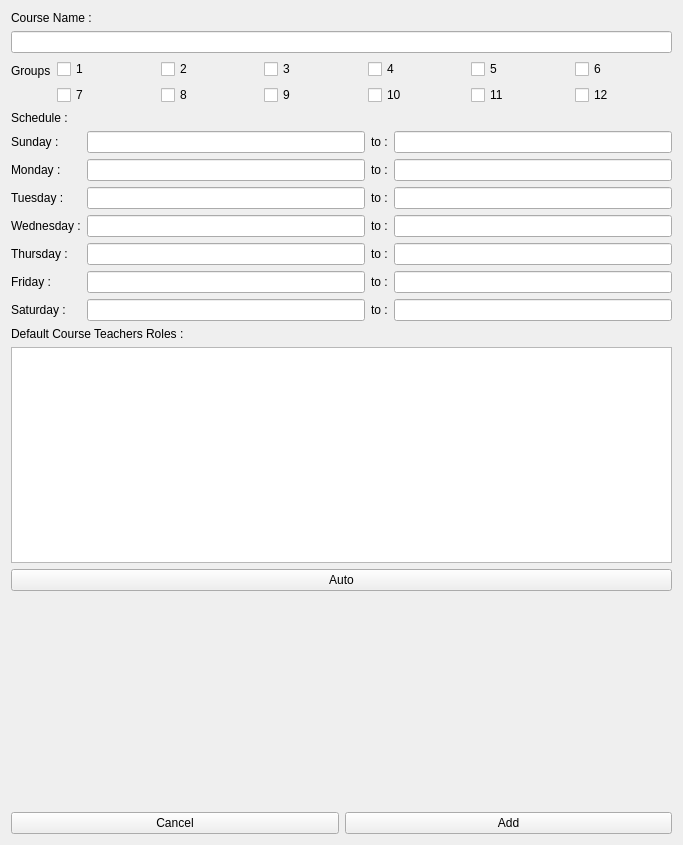
<?xml version="1.0" encoding="UTF-8"?>
<ui version="4.0">
 <class>Add_Courses</class>
 <widget class="QWidget" name="Add_Courses">
  <property name="geometry">
   <rect>
    <x>0</x>
    <y>0</y>
    <width>683</width>
    <height>845</height>
   </rect>
  </property>
  <property name="windowTitle">
   <string>Form</string>
  </property>
  <layout class="QVBoxLayout" name="verticalLayout_2">
   <item>
    <widget class="QLabel" name="label">
     <property name="text">
      <string>Course Name :</string>
     </property>
    </widget>
   </item>
   <item>
    <widget class="QLineEdit" name="Line_coursename">
     <property name="text">
      <string/>
     </property>
    </widget>
   </item>
   <item>
    <layout class="QFormLayout" name="formLayout">
     <item row="0" column="0">
      <widget class="QLabel" name="label_3">
       <property name="text">
        <string>Groups</string>
       </property>
      </widget>
     </item>
     <item row="0" column="1">
      <layout class="QVBoxLayout" name="verticalLayout">
       <item>
        <layout class="QHBoxLayout" name="horizontalLayout">
         <item>
          <widget class="QCheckBox" name="g1">
           <property name="text">
            <string>1</string>
           </property>
          </widget>
         </item>
         <item>
          <widget class="QCheckBox" name="g2">
           <property name="text">
            <string>2</string>
           </property>
          </widget>
         </item>
         <item>
          <widget class="QCheckBox" name="g3">
           <property name="text">
            <string>3</string>
           </property>
          </widget>
         </item>
         <item>
          <widget class="QCheckBox" name="g4">
           <property name="text">
            <string>4</string>
           </property>
          </widget>
         </item>
         <item>
          <widget class="QCheckBox" name="g5">
           <property name="text">
            <string>5</string>
           </property>
          </widget>
         </item>
         <item>
          <widget class="QCheckBox" name="g6">
           <property name="text">
            <string>6</string>
           </property>
          </widget>
         </item>
        </layout>
       </item>
       <item>
        <layout class="QHBoxLayout" name="horizontalLayout_2">
         <item>
          <widget class="QCheckBox" name="g7">
           <property name="text">
            <string>7</string>
           </property>
          </widget>
         </item>
         <item>
          <widget class="QCheckBox" name="g8">
           <property name="text">
            <string>8</string>
           </property>
          </widget>
         </item>
         <item>
          <widget class="QCheckBox" name="g9">
           <property name="text">
            <string>9</string>
           </property>
          </widget>
         </item>
         <item>
          <widget class="QCheckBox" name="g10">
           <property name="text">
            <string>10</string>
           </property>
          </widget>
         </item>
         <item>
          <widget class="QCheckBox" name="g11">
           <property name="text">
            <string>11</string>
           </property>
          </widget>
         </item>
         <item>
          <widget class="QCheckBox" name="g12">
           <property name="text">
            <string>12</string>
           </property>
          </widget>
         </item>
        </layout>
       </item>
      </layout>
     </item>
    </layout>
   </item>
   <item>
    <widget class="QLabel" name="label_5">
     <property name="text">
      <string>Schedule :</string>
     </property>
    </widget>
   </item>
   <item>
    <layout class="QGridLayout" name="gridLayout">
     <item row="0" column="2">
      <layout class="QVBoxLayout" name="verticalLayout_5">
       <item>
        <widget class="QLabel" name="label_24">
         <property name="text">
          <string>to :</string>
         </property>
        </widget>
       </item>
       <item>
        <widget class="QLabel" name="label_13">
         <property name="text">
          <string>to :</string>
         </property>
        </widget>
       </item>
       <item>
        <widget class="QLabel" name="label_15">
         <property name="text">
          <string>to :</string>
         </property>
        </widget>
       </item>
       <item>
        <widget class="QLabel" name="label_25">
         <property name="text">
          <string>to :</string>
         </property>
        </widget>
       </item>
       <item>
        <widget class="QLabel" name="label_27">
         <property name="text">
          <string>to :</string>
         </property>
        </widget>
       </item>
       <item>
        <widget class="QLabel" name="label_28">
         <property name="text">
          <string>to :</string>
         </property>
        </widget>
       </item>
       <item>
        <widget class="QLabel" name="label_29">
         <property name="text">
          <string>to :</string>
         </property>
        </widget>
       </item>
      </layout>
     </item>
     <item row="0" column="1">
      <layout class="QVBoxLayout" name="verticalLayout_4">
       <item>
        <widget class="QLineEdit" name="sunday_start"/>
       </item>
       <item>
        <widget class="QLineEdit" name="monday_start"/>
       </item>
       <item>
        <widget class="QLineEdit" name="tuesday_start"/>
       </item>
       <item>
        <widget class="QLineEdit" name="wednesday_start"/>
       </item>
       <item>
        <widget class="QLineEdit" name="thursday_start"/>
       </item>
       <item>
        <widget class="QLineEdit" name="friday_start"/>
       </item>
       <item>
        <widget class="QLineEdit" name="saturday_start"/>
       </item>
      </layout>
     </item>
     <item row="0" column="0">
      <layout class="QVBoxLayout" name="verticalLayout_6">
       <item>
        <widget class="QLabel" name="label_8">
         <property name="text">
          <string>Sunday :</string>
         </property>
        </widget>
       </item>
       <item>
        <widget class="QLabel" name="label_7">
         <property name="text">
          <string>Monday :</string>
         </property>
        </widget>
       </item>
       <item>
        <widget class="QLabel" name="label_14">
         <property name="text">
          <string>Tuesday :</string>
         </property>
        </widget>
       </item>
       <item>
        <widget class="QLabel" name="label_10">
         <property name="text">
          <string>Wednesday :</string>
         </property>
        </widget>
       </item>
       <item>
        <widget class="QLabel" name="label_26">
         <property name="text">
          <string>Thursday :</string>
         </property>
        </widget>
       </item>
       <item>
        <widget class="QLabel" name="label_9">
         <property name="text">
          <string>Friday :</string>
         </property>
        </widget>
       </item>
       <item>
        <widget class="QLabel" name="label_11">
         <property name="text">
          <string>Saturday :</string>
         </property>
        </widget>
       </item>
      </layout>
     </item>
     <item row="0" column="3">
      <layout class="QVBoxLayout" name="verticalLayout_3">
       <item>
        <widget class="QLineEdit" name="sunday_end"/>
       </item>
       <item>
        <widget class="QLineEdit" name="monday_end"/>
       </item>
       <item>
        <widget class="QLineEdit" name="tuesday_end"/>
       </item>
       <item>
        <widget class="QLineEdit" name="wednesday_end"/>
       </item>
       <item>
        <widget class="QLineEdit" name="thursday_end"/>
       </item>
       <item>
        <widget class="QLineEdit" name="friday_end"/>
       </item>
       <item>
        <widget class="QLineEdit" name="saturday_end"/>
       </item>
      </layout>
     </item>
    </layout>
   </item>
   <item>
    <widget class="QLabel" name="label_2">
     <property name="text">
      <string>Default Course Teachers Roles :</string>
     </property>
    </widget>
   </item>
   <item>
    <widget class="QListView" name="List_teachers"/>
   </item>
   <item>
    <widget class="QPushButton" name="Auto">
     <property name="text">
      <string>Auto</string>
     </property>
    </widget>
   </item>
   <item>
    <spacer name="verticalSpacer">
     <property name="orientation">
      <enum>Qt::Vertical</enum>
     </property>
     <property name="sizeHint" stdset="0">
      <size>
       <width>20</width>
       <height>40</height>
      </size>
     </property>
    </spacer>
   </item>
   <item>
    <layout class="QHBoxLayout" name="horizontalLayout_3">
     <item>
      <widget class="QPushButton" name="Cancel">
       <property name="text">
        <string>Cancel</string>
       </property>
      </widget>
     </item>
     <item>
      <widget class="QPushButton" name="Add">
       <property name="text">
        <string>Add</string>
       </property>
      </widget>
     </item>
    </layout>
   </item>
  </layout>
 </widget>
 <resources/>
 <connections/>
</ui>
